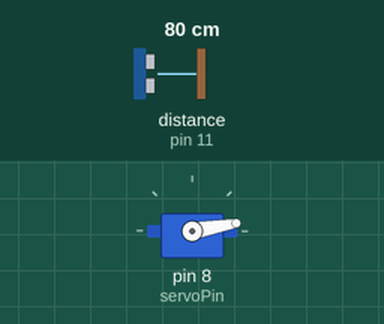
Recording of a sketch running on a simulated Arduino Uno, built with avr-gcc and run on an emulated ATmega328P. Shown: servo. Wiring (inferred from the names in the program): ultrasonic range finder: trigger pin 10; echo pin 11. The test bench sets the inputs (shaded band); at power-on: distance to the obstacle (sensor on pin 11) 80 cm. The echo pulse lasts 58.3 µs per cm; what the sketch prints to the serial monitor is not drawn.

Above: at 0.01 s.
1.3 s: distance to the obstacle (sensor on pin 11) set to 2 cm
At 2.0 s:
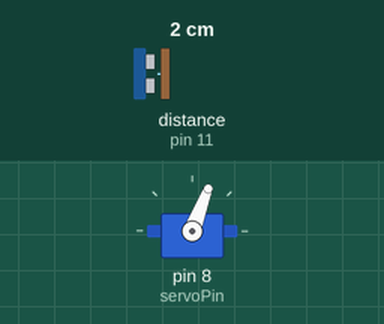
4.3 s: distance to the obstacle (sensor on pin 11) set to 18 cm
At 5.17 s:
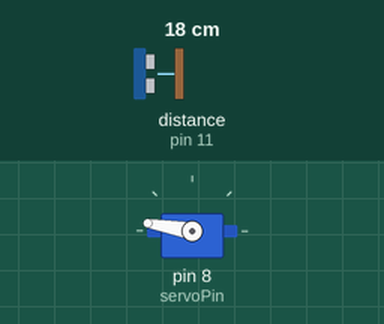
7.3 s: distance to the obstacle (sensor on pin 11) set to 4 cm
At 7.52 s:
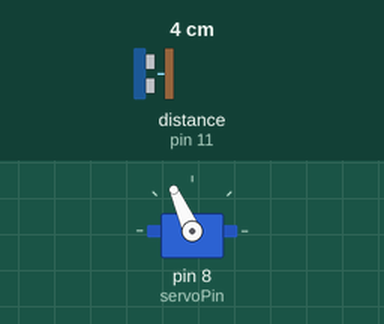
Timing chart, 0 to 19.3 s (numbered marks = the images above; inputs shaded):
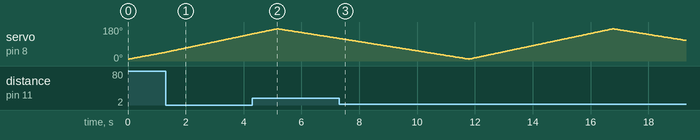

The sketch:

arduino-radar.ino
```cpp
#include <Servo.h>

//-----------------------------------
//servo setup
//Servo Pin must have PWM
const int servoPin = 8;
Servo myServo;
//-----------------------------------

//-----------------------------------
//ultrasonic sensor setup
const int trigPin = 10;
const int echoPin = 11;
long duration;
int distance;
//-----------------------------------

void setup() {

  Serial.begin(9600);

  pinMode(trigPin, OUTPUT);
  pinMode(echoPin, INPUT);

  myServo.attach(servoPin);
}

void loop() {

  //-----------------------------------------------------------
  //servo move forward
  for(int i=10;i<=170;i++) // servo position 10-170
  {
    myServo.write(i);
    delay(30);
    distance = measureDistance();
    Serial.print(i);
    Serial.print(",");
    Serial.print(distance );
    Serial.print(".");
  }
  //-----------------------------------------------------------

  //-----------------------------------------------------------
  //servo move backward
  for(int i=170;i>10;i--) // servo position 170-10
  {
    myServo.write(i);
    delay(40);
    distance = measureDistance();
    Serial.print(i);
    Serial.print(",");
    Serial.print(distance );
    Serial.print(".");
  }
  //-----------------------------------------------------------
}

int measureDistance(){

  digitalWrite(trigPin, LOW);
  delayMicroseconds(2);

  digitalWrite(trigPin, HIGH);
  delayMicroseconds(10);
  digitalWrite(trigPin, LOW);
  duration = pulseIn(echoPin, HIGH);
  distance= duration*0.034/2;
  return distance;
}
```
